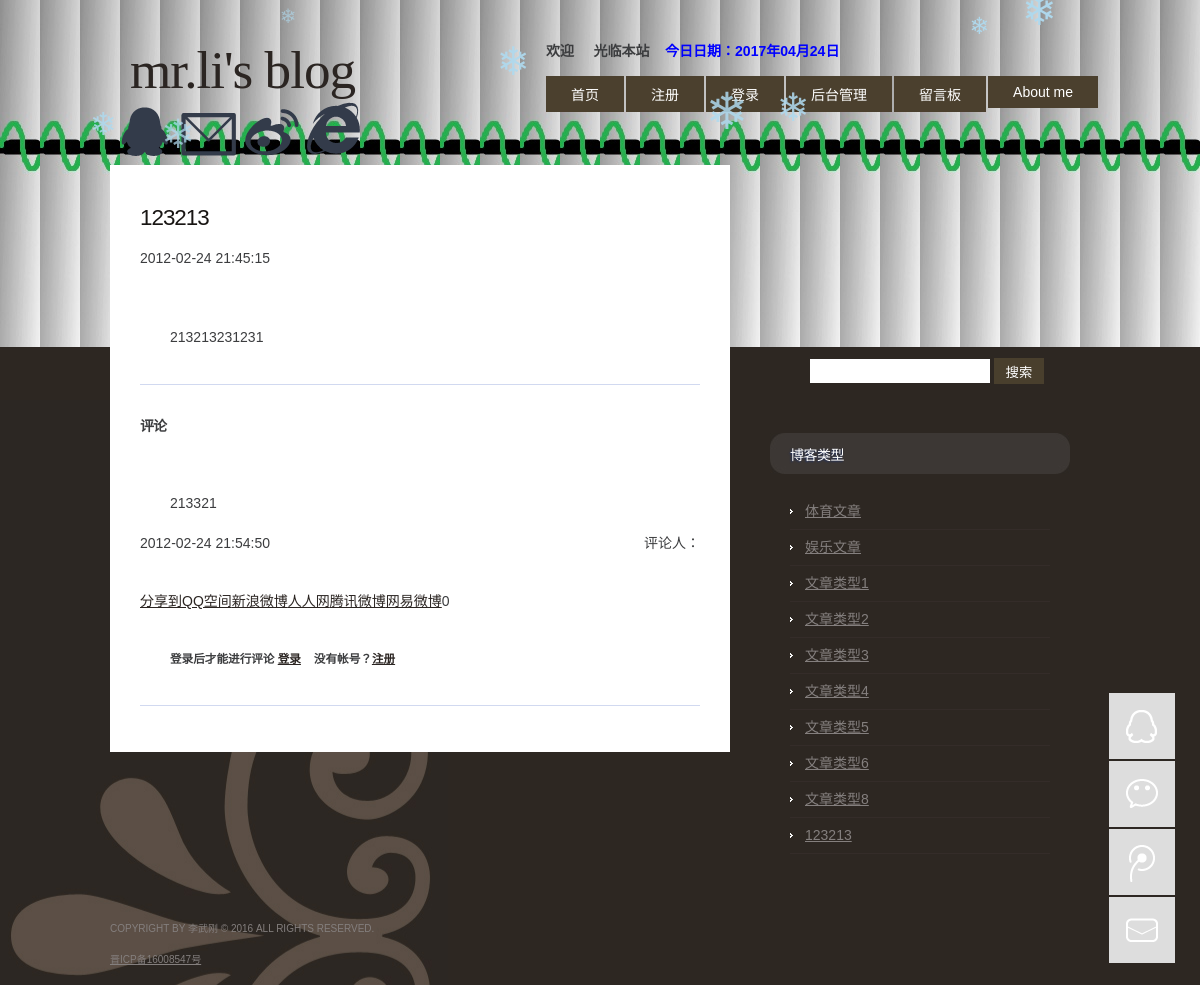
The page /news_detail.php?id=16 on the database its author committed.
### tables this page shows
CREATE TABLE `news` (
  `id` int(11) NOT NULL auto_increment,
  `title` varchar(500) default NULL,
  `content` varchar(10000) default NULL,
  `publish_time` datetime default NULL,
  `news_type_id` int(11) default NULL,
  PRIMARY KEY  (`id`)
);

CREATE TABLE `reply` (
  `id` int(11) NOT NULL auto_increment,
  `content` varchar(1000) default NULL,
  `news_id` int(11) default NULL,
  `user_id` int(11) default NULL,
  `reply_time` datetime default NULL,
  PRIMARY KEY  (`id`)
);

CREATE TABLE `news_type` (
  `id` int(11) NOT NULL auto_increment,
  `name` varchar(50) default NULL,
  PRIMARY KEY  (`id`)
);

### news_detail.php (the view, shortened to what this page needs)
<!DOCTYPE html PUBLIC "-//W3C//DTD XHTML 1.0 Strict//EN" "http://www.w3.org/TR/xhtml1/DTD/xhtml1-strict.dtd">
<html xmlns="http://www.w3.org/1999/xhtml">
<head>
<link href="resources/css/default.css" rel="stylesheet" type="text/css" media="screen" />
</head>
<body>
<div id="wrapper">
	<?php include_once 'common/header.php';?>
	<div id="page">
		<div id="page-bgtop">
			<div id="page-bgbtm">
				<div id="content">
				<?php
					$id = $_REQUEST['id'];
					$sql = "select * from news where id=$id";
					$result = mysql_query($sql);
					if ($rs = mysql_fetch_object($result)) {
				?>
					<div class="post">
						<h3 class="title"><a href="news_detail.php?id=<?php echo $rs->id;?>"><?php echo $rs->title;?></a></h3>
						<div class="byline">
							<p class="meta"><?php echo $rs->publish_time;?></p>
						</div>
						<div class="entry">
							<?php
								echo $rs->content;
							?>
						</div>
					</div>
					<div class="post">
						<h4 class="title">评论</h4>
					<?php
						$sql = "select t.*, t2.username from reply t left join `user` t2 on t.user_id=t2.id where t.news_id=$id";
						$result = mysql_query($sql);
						while ($rs = mysql_fetch_object($result)) {
					?>
							<div  class="entry">
								<?php echo $rs->content;?>
							</div>
							<div class="byline">
								<p class="meta"><?php echo $rs->reply_time;?></p>
								<p class="links">评论人：<?php echo $rs->username;?></p>
							</div>
					<?php
						}
					?>
					<div class="bshare-custom"><a title="分享到" href="http://www.bShare.cn/" id="bshare-shareto" class="bshare-more">分享到</a><a title="分享到QQ空间" class="bshare-qzone">QQ空间</a><a title="分享到新浪微博" class="bshare-sinaminiblog">新浪微博</a><a title="分享到人人网" class="bshare-renren">人人网</a><a title="分享到腾讯微博" class="bshare-qqmb">腾讯微博</a><a title="分享到网易微博" class="bshare-neteasemb">网易微博</a><span class="BSHARE_COUNT bshare-share-count">0</span></div>
						<div  class="entry">
						<?php
							if (isset($_SESSION['log_id'])) {
						?>
							<form action="reply_submit.php" onsubmit="return check();" method="post">
								<input type="hidden" name="url" value="<?php echo $_SERVER['REQUEST_URI'];?>" />
								<input type="hidden" name="news_id" value="<?php echo $_REQUEST['id'];?>" />
								评论：
								<br />
								<textarea name="reply" id="reply" cols="50" rows="5"></textarea>
								<br />
								<input type="submit" id="search-submit" value="提交" />
							</form>
						<?php
							} else {
						?>
							<h5 >登录后才能进行评论 <a href="login.php">登录</a>&nbsp;&nbsp;&nbsp;&nbsp;没有帐号？<a href="register.php">注册</a></h5>
						<?php
							}
						?>
						</div>
					</div>
				<?php
					} else {
						echo "<script>alert('该博客不存在! ');window.location='index.php';</script>";
						return;
					}
				?>
					<div style="clear: both;">&nbsp;</div>
				</div>
				<?php include_once 'common/sidebar.php';?>
				<div style="clear: both;">&nbsp;</div>
			</div>
		</div>
	</div>
	<?php include_once 'common/footer.php';?>
</div>
</body>
</html>

### common/sidebar.php (shortened to what this page needs)
<div id="sidebar">
<iframe width="420" scrolling="no" height="60" frameborder="0" allowtransparency="true" src="http://i.tianqi.com/index.php?c=code&id=12&icon=1&num=5"></iframe>
	<ul>
		<li>
			<div id="search" >
				<form method="get" action="news_search.php">
					<div>
						<input type="text" name="s" id="search-text" value="" />
						<input type="submit" id="search-submit"   value="搜索" />
					</div>
				</form>
			</div>
			<div style="clear: both;">&nbsp;</div>
		</li>
		<li>
			<h2>博客类型</h2>
			<ul>
			<?php
				$sql = "select * from news_type";
				$result = mysql_query($sql);
				while ($rs = mysql_fetch_object($result)) {
					echo '<li>';
					echo '<a href="news_list.php?news_type_id='.$rs->id.'">'.$rs->name.'</a>';
					echo '</li>';
				}
			?>
			</ul>
		</li>
	</ul>
</div>

### resources/css/default.css (style rules this page uses)
body { margin: 0; padding: 0; background: #2D2722 url(../images/img01.jpg) repeat-x left top; font-family: Arial, Helvetica, sans-serif; font-size: 14px; color: #3C3D3F; }
h1, h2, h3 { margin: 0; padding: 0; font-weight: normal; color: #2B2522; }
h2 { font-size: 2.8em; }
h3 { font-size: 1.6em; }
p, ul, ol { margin-top: 0; line-height: 180%; }
a { text-decoration: underline; color: #2B2522; }
#wrapper { margin: 0 auto; padding: 0; background: url(../images/img04.jpg) no-repeat left 400px; }
#search { float: right; width: 280px; height: 60px; padding: 20px 0px 0px 0px; }
#search form { height: 41px; margin: 0; padding: 10px 0 0 20px; }
#search-text { width: 170px; height: 19px; padding: 4px 5px 1px 5px; border: none; background: #FFFFFF; text-transform: lowercase; font: normal 11px Arial, Helvetica, sans-serif; color: #5D781D; }
#search-submit { width: 50px; height: 26px; border: none; background: #493F2D; color: #FFFFFF; }
#page { width: 980px; margin: 0 auto; padding: 0px 0px 0px 0px; }
#page-bgtop { padding: 20px 0px; }
#content { float: left; width: 560px; padding: 40px 30px 0px 30px; background: #FFFFFF; }
.post { margin-bottom: 30px; border-bottom: 1px solid #D1D9F0; }
.post .title { height: 41px; padding: 0px 0px 0px 0px; letter-spacing: -1px; }
.post .title a { text-decoration: none; color: #191614; border: none; }
.post .entry { padding: 20px 30px 20px 30px; padding-bottom: 20px; text-align: justify; }
.post .byline { clear: both; overflow: hidden; padding-bottom: 20px; }
.post .meta { float: left; }
.post .links { float: right; }
#sidebar { float: right; width: 300px; margin: 0px; padding: 100px 20px 0px 0px; }
#sidebar ul { margin: 0; padding: 0; list-style: none; }
#sidebar li { margin: 0; padding: 0; }
#sidebar li ul { margin: 0px 0px; padding-bottom: 30px; }
#sidebar li li { line-height: 35px; border-bottom: 1px solid #342C29; background: url(../images/img02.gif) no-repeat left 15px; margin: 0px 20px 0px 20px; border-left: none; text-align: left; }
#sidebar li li a { padding: 0px 0px 0px 15px; }
#sidebar h2 { height: 31px; margin: 0px 0px 20px 0px; padding: 10px 0px 0px 20px; background: url(../images/img03.jpg) no-repeat left top; text-shadow: #203060 -1px 1px 2px; text-align: left; text-transform: uppercase; letter-spacing: -.5px; font-size: 1em; color: #FFFFFF; }
#sidebar a { border: none; color: #847F7E; }

### rows shown on the page
news: title "123213", publish_time "2012-02-24 21:45:15", content "213213231231"
reply: content "213321", reply_time "2012-02-24 21:54:50"
news_type: name "体育文章"
news_type: name "娱乐文章"
news_type: name "文章类型1"
news_type: name "文章类型2"
news_type: name "文章类型3"
news_type: name "文章类型4"
news_type: name "文章类型5"
news_type: name "文章类型6"
news_type: name "文章类型8"
news_type: name "123213"
